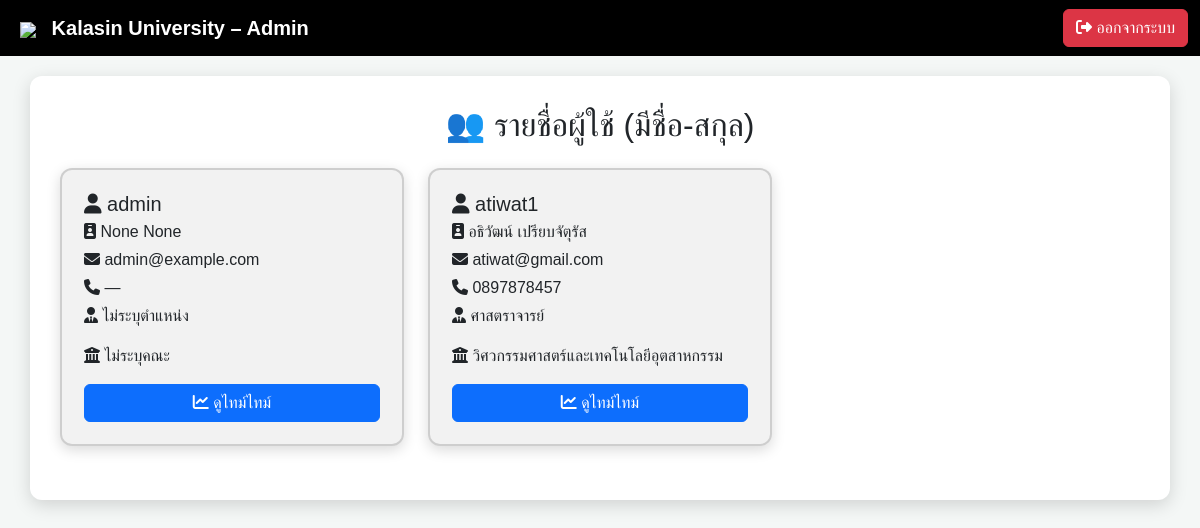
/user_overview, run on the app's committed database.
### app.py (models this page shows)
class User(db.Model, UserMixin):
    __tablename__ = "user"
    id        = db.Column(db.Integer, primary_key=True)
    username  = db.Column(db.String(80),  unique=True, nullable=False)
    password  = db.Column(db.String(128), nullable=False)   # เก็บ hash ได้ยาว ๆ
    full_name = db.Column(db.String(150), nullable=False)
    first_name = db.Column(db.String(80))
    last_name  = db.Column(db.String(80))
    faculty    = db.Column(db.String(100), nullable=False)
    email      = db.Column(db.String(120), unique=True, nullable=False)
    role       = db.Column(db.String(20),  default="user")
    phone      = db.Column(db.String(20))   # 🆕 เพิ่มบรรทัดนี้
    position = db.Column(db.String(100), nullable=True)
    requests = db.relationship(
        "AcademicRequest",
        backref="user",
        cascade="all, delete-orphan",
        lazy="dynamic"
    )
    workflow_steps = db.relationship(
        "WorkflowStep",
        backref="user",
        cascade="all, delete-orphan",
        lazy="dynamic"
    )
    contact_messages = db.relationship(
        "ContactMessage",
        back_populates="user",
        cascade="all, delete-orphan", # <-- This is the crucial instruction
        lazy="dynamic"
    )

### app.py (the view)
@app.route("/user_overview")
def user_overview():
    users = (
    db.session.query(User)
    .filter(User.full_name.isnot(None), User.full_name != '')
    .all()
)
    return render_template("user_overview.html", users=users)

### app.py (called while the page is built)
@app.template_filter("position_th")
def position_th(code):
    return POSITION_MAP.get(code, "ไม่ระบุตำแหน่ง")

@app.template_filter("faculty_th")
def faculty_th(code):
    return FACULTY_MAP.get(code, "ไม่ระบุคณะ")

@app.after_request
def add_no_cache_headers(resp):
    resp.headers['Cache-Control'] = (
        'no-store, no-cache, must-revalidate, max-age=0')
    resp.headers['Pragma'] = 'no-cache'
    resp.headers['Expires'] = '0'
    return resp

### templates/user_overview.html (shortened to what this page needs)
<!DOCTYPE html>
<html lang="th">
<head>
  <link href="https://cdn.jsdelivr.net/npm/bootstrap@5.3.3/dist/css/bootstrap.min.css" rel="stylesheet"/>
  <link href="https://cdnjs.cloudflare.com/ajax/libs/font-awesome/6.4.2/css/all.min.css" rel="stylesheet"/>
</head>
<body>
<nav class="navbar navbar-expand-lg navbar-dark">
  <div class="container-fluid">
    <a class="navbar-brand ms-2" href="{{ url_for('admin_dashboard') }}">
      <img src="https://upload.wikimedia.org/wikipedia/th/4/4e/Kalasin_University_Seal.svg"
           style="height:50px;margin-right:10px">
      <strong>Kalasin University – Admin</strong>
    </a>
    <div class="ms-auto">
      <a href="{{ url_for('admin_logout') }}" class="btn btn-danger ">
  <i class="fas fa-sign-out-alt"></i> ออกจากระบบ
</a>
    </div>
  </div>
</nav>
<div class="container wrapper">
  <h2 class="text-center mb-4">👥 รายชื่อผู้ใช้ (มีชื่อ-สกุล)</h2>
  {% if users|length == 0 %}
      <p class="text-muted text-center">⛔ ยังไม่มีผู้ใช้ที่กรอกชื่อ-สกุล</p>
  {% else %}
    <div class="row">
      {% for u in users %}
      <div class="col-md-4 mb-4">
        <div class="card-user d-flex flex-column">
          <h5 class="mb-1">
            <i class="fas fa-user"></i> {{ u.username }}
          </h5>
          <p class="mb-1">
            <i class="fas fa-id-badge"></i> {{ u.first_name }} {{ u.last_name }}
          </p>
          <p class="mb-1">
            <i class="fas fa-envelope"></i> {{ u.email }}
          </p>
          <p class="mb-1">
  <i class="fas fa-phone"></i>
  {{ u.phone or '—' }}
</p>
          <p class="mb-3">
            <i class="fas fa-user-tie"></i>
            {{ u.position | position_th if u.position else 'ไม่ระบุตำแหน่ง' }}
          </p>
          <p class="mb-3">
            <i class="fas fa-university"></i>
            {{ u.faculty|faculty_th if u.faculty else 'ไม่ระบุคณะ' }}
          </p>
          <a href="{{ url_for('timeline', user_id=u.id) }}"
          class="btn btn-primary w-100 mt-auto">
          <i class="fas fa-chart-line"></i> ดูไทม์ไทม์
          </a>
        </div>
      </div>
      {% endfor %}
    </div>
  {% endif %}
</div>
</body>
</html>

### templates/user_overview.html (style rules this page uses)
body { font-family:'Poppins',sans-serif; background:#f4f7f6; }
.navbar { background:#000; }
.wrapper { background:#fff; border-radius:12px; padding:30px; box-shadow:0 5px 18px rgba(0,0,0,.15); margin-top:20px; }
.card-user { background:rgba(0,0,0,.05); border:2px solid rgba(0,0,0,.15); border-radius:12px; padding:22px; height:100%; box-shadow:0 4px 14px rgba(0,0,0,.15); transition:.2s; }

### data on the page
User: username "admin", first_name "None", last_name "None", email "admin@example.com", phone "—", position|position_th "ไม่ระบุตำแหน่ง", faculty|faculty_th "ไม่ระบุคณะ"
User: username "atiwat1", first_name "อธิวัฒน์", last_name "เปรียบจัตุรัส", email "atiwat@gmail.com", phone "0897878457", position|position_th "ศาสตราจารย์", faculty|faculty_th "วิศวกรรมศาสตร์และเทคโนโลยีอุตสาหกรรม"
